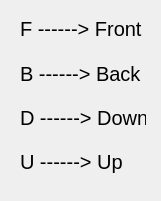
   <widget class="QWidget" name="widget_tips" native="true">
    <property name="geometry">
     <rect>
      <x>60</x>
      <y>170</y>
      <width>161</width>
      <height>201</height>
     </rect>
    </property>
    <widget class="QWidget" name="">
     <property name="geometry">
      <rect>
       <x>20</x>
       <y>10</y>
       <width>126</width>
       <height>171</height>
      </rect>
     </property>
     <layout class="QVBoxLayout" name="verticalLayout_tips">
      <item>
       <widget class="QLabel" name="label_tips3">
        <property name="font">
         <font>
          <pointsize>15</pointsize>
          <weight>50</weight>
          <italic>false</italic>
          <bold>false</bold>
         </font>
        </property>
        <property name="layoutDirection">
         <enum>Qt::LeftToRight</enum>
        </property>
        <property name="styleSheet">
         <string notr="true">background-color: rgb(255, 255, 255, 0);</string>
        </property>
        <property name="text">
         <string>F ------&gt; Front</string>
        </property>
        <property name="alignment">
         <set>Qt::AlignLeading|Qt::AlignLeft|Qt::AlignVCenter</set>
        </property>
       </widget>
      </item>
      <item>
       <widget class="QLabel" name="label_tips2">
        <property name="font">
         <font>
          <pointsize>15</pointsize>
          <weight>50</weight>
          <italic>false</italic>
          <bold>false</bold>
         </font>
        </property>
        <property name="styleSheet">
         <string notr="true">background-color: rgb(255, 255, 255, 0);</string>
        </property>
        <property name="text">
         <string>B ------&gt; Back</string>
        </property>
        <property name="alignment">
         <set>Qt::AlignLeading|Qt::AlignLeft|Qt::AlignVCenter</set>
        </property>
       </widget>
      </item>
      <item>
       <widget class="QLabel" name="label_tips4">
        <property name="font">
         <font>
          <pointsize>15</pointsize>
          <weight>50</weight>
          <italic>false</italic>
          <bold>false</bold>
         </font>
        </property>
        <property name="styleSheet">
         <string notr="true">background-color: rgb(255, 255, 255, 0);</string>
        </property>
        <property name="text">
         <string>D ------&gt; Down</string>
        </property>
        <property name="alignment">
         <set>Qt::AlignLeading|Qt::AlignLeft|Qt::AlignVCenter</set>
        </property>
       </widget>
      </item>
      <item>
       <widget class="QLabel" name="label_tips1">
        <property name="font">
         <font>
          <pointsize>15</pointsize>
          <weight>50</weight>
          <italic>false</italic>
          <bold>false</bold>
         </font>
        </property>
        <property name="styleSheet">
         <string notr="true">background-color: rgb(255, 255, 255, 0);</string>
        </property>
        <property name="text">
         <string>U ------&gt; Up</string>
        </property>
        <property name="alignment">
         <set>Qt::AlignLeading|Qt::AlignLeft|Qt::AlignVCenter</set>
        </property>
       </widget>
      </item>
     </layout>
    </widget>
   </widget>
